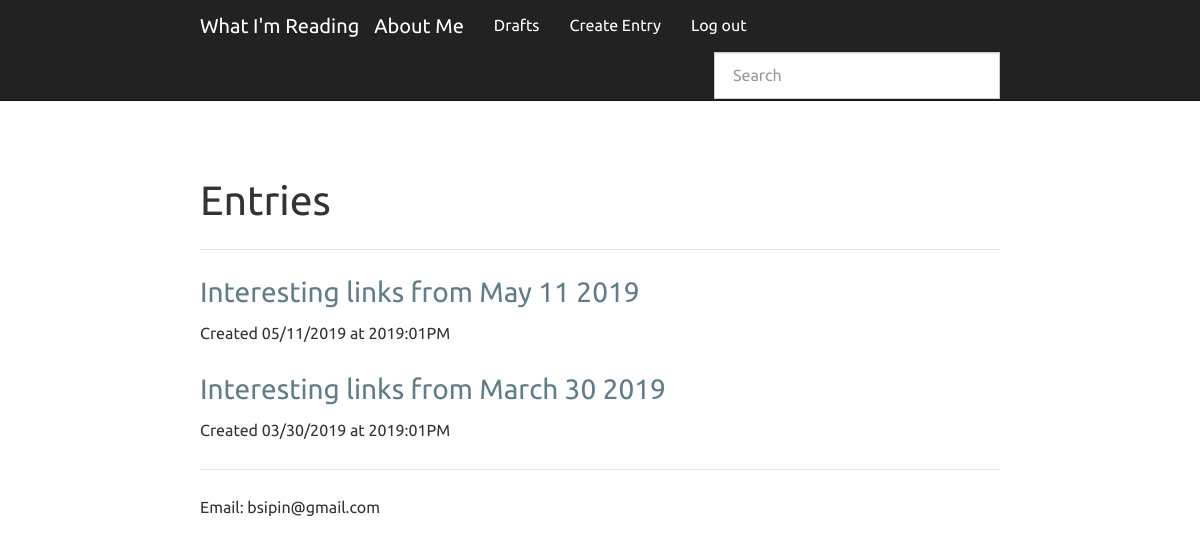
/index (signed in), run on the app's committed database.
### app.py (models this page shows, shortened)
class Entry(flask_db.Model):
    title = CharField()
    slug = CharField(unique=True)
    content = TextField()
    published = BooleanField(index=True)
    timestamp = DateTimeField(default=datetime.datetime.now, index=True)
    @classmethod
    def public(cls):
        return Entry.select().where(Entry.published == True)

### app.py (the view)
@app.route('/index')
def index():
    search_query = request.args.get('q')
    if search_query:
        query = Entry.search(search_query)
    else:
        query = Entry.public().order_by(Entry.timestamp.desc())
    return object_list(
        'index.html',
        query,
        search=search_query,
        check_bounds=False)

### templates/index.html (shortened to what this page needs)
{% extends "base.html" %}
{% block content_title %}{% if search %}Search "{{ search }}"{% else %}Entries{% endif %}{% endblock %}
{% block content %}
  {% for entry in object_list %}
    <h3>
      <a href="{% if entry.published %}{{ url_for('detail', slug=entry.slug) }}{% else %}{{ url_for('edit', slug=entry.slug) }}{% endif %}">
        {{ entry.title }}
      </a>
    </h3>
    <p>Created {{ entry.timestamp.strftime('%m/%d/%Y at %G:%I%p') }}</p>
  {% else %}
    <p>No entries have been created yet.</p>
  {% endfor %}
{% endblock %}

### data on the page
Entry: title "Interesting links from May 11 2019", timestamp "05/11/2019 at 2019:01PM"
Entry: title "Interesting links from March 30 2019", timestamp "03/30/2019 at 2019:01PM"
